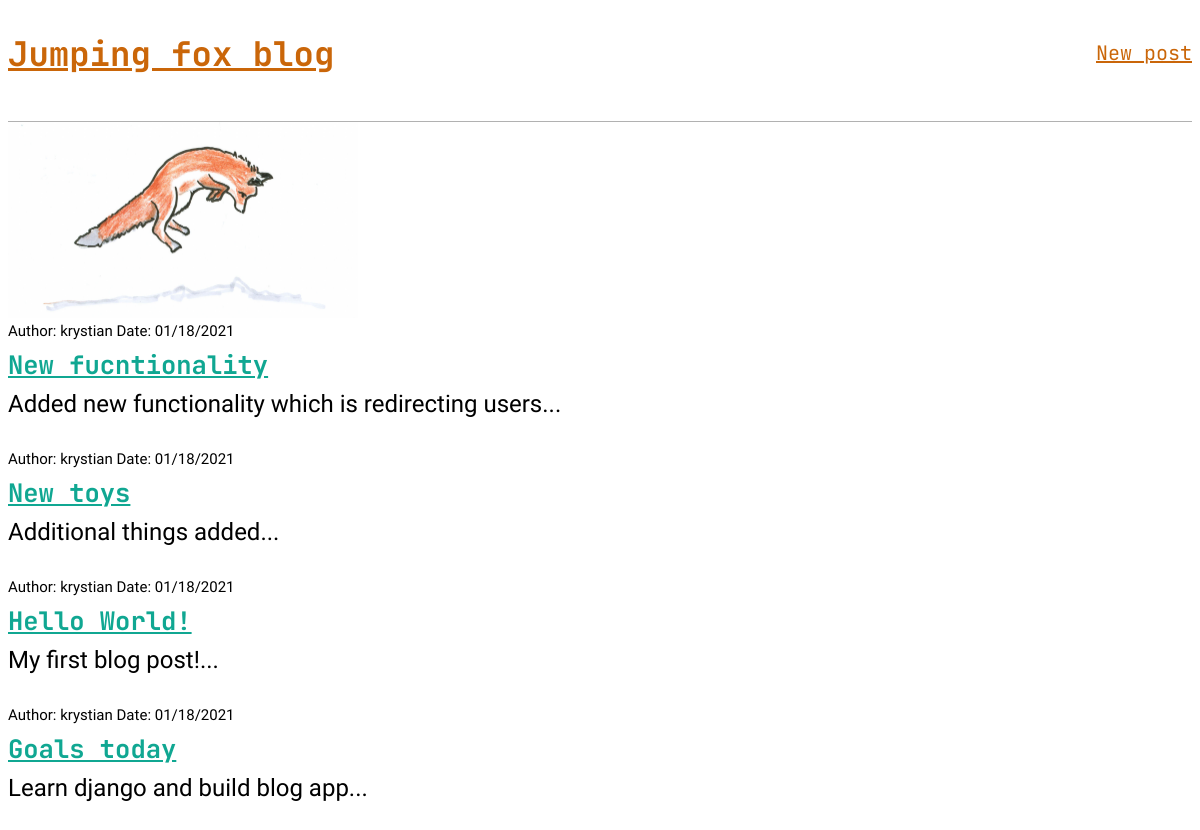
The page / on the database its author committed.
### blog/models.py (models this page shows, shortened)
class Post(models.Model):
    author = models.ForeignKey('auth.user', on_delete=models.CASCADE, default='Unknown')
    pub_date = models.DateTimeField('date published', default=timezone.now)
    title = models.CharField(max_length=200)
    body = models.TextField()
    class Meta:
        ordering = ['-pub_date']

### blog/views.py (the view)
# urls.py: path('', BlogListView.as_view(), name='home'),
class BlogListView(generic.ListView):
    model = Post
    template_name = 'home.html'
    context_object_name = 'all_posts'

### templates/home.html
{% extends 'base.html' %}
{% load static %}
{% block content %}
    <img src="{% static 'img/jumping-fox.jpg' %}", alt="Jumping fox">
    {% for post in all_posts %}
    <div class="post-entry">
        <div class="additional-info">
            <p>Author: {{ post.author }} Date: {{ post.pub_date|date:"SHORT_DATE_FORMAT" }}</p>
        </div>
        <h2><a href="{% url 'post_detail' post.pk %}">{{ post.title }}</a></h2>
        <p>{{ post.body|slice:":50" }}...</p>
    </div>
    {% endfor %}
{% endblock content %}

### templates/base.html (shortened to what this page needs)
<!doctype html>
{% load static %}
<html lang="en">
<head>
  <link href="{% static 'css/base.css' %}" rel="stylesheet">
</head>
<body>
  <div>
    <header>
      <div class="nav-left">
        <h1><a href="{% url 'home' %}">Jumping fox blog</a></h1><br>
      </div>
      <div class="nav-right">
        <a href="{% url 'post_new' %}">New post</a>
      </div>
    </header>
    <div>
    {% block content %}
    {% endblock %}
    </div>
  </div>
</body>
</html>

### static/css/base.css (style rules this page uses)
body { font-family: 'Padauk', sans-serif; font-size: 17px; }
header { font-family: 'JetBrains Mono', monospace; border-bottom: 1px solid rgb(177, 177, 177); display: flex; }
header a { color: rgb(202, 102, 9); }
.nav-left { margin-right: auto; }
.nav-right { display: flex; padding-top: 2rem; font-size: 20px; }
img { width:350px; height: auto; }
.post-entry { margin-bottom: 2rem; }
.post-entry h2 { font-family: 'JetBrains Mono', monospace; margin: 0.5rem 0; }
.post-entry h2 a { color:rgb(16, 167, 146); }
.post-entry p { font-size: 24px; margin: 0; padding-top: 0px; }
.post-entry .additional-info p { font-size: 15px; }

### rows shown on the page
Post: author "krystian", pub_date "01/18/2021", title "New fucntionality", body "Added new functionality which is redirecting users"
Post: author "krystian", pub_date "01/18/2021", title "New toys", body "Additional things added"
Post: author "krystian", pub_date "01/18/2021", title "Hello World!", body "My first blog post!"
Post: author "krystian", pub_date "01/18/2021", title "Goals today", body "Learn django and build blog app"
